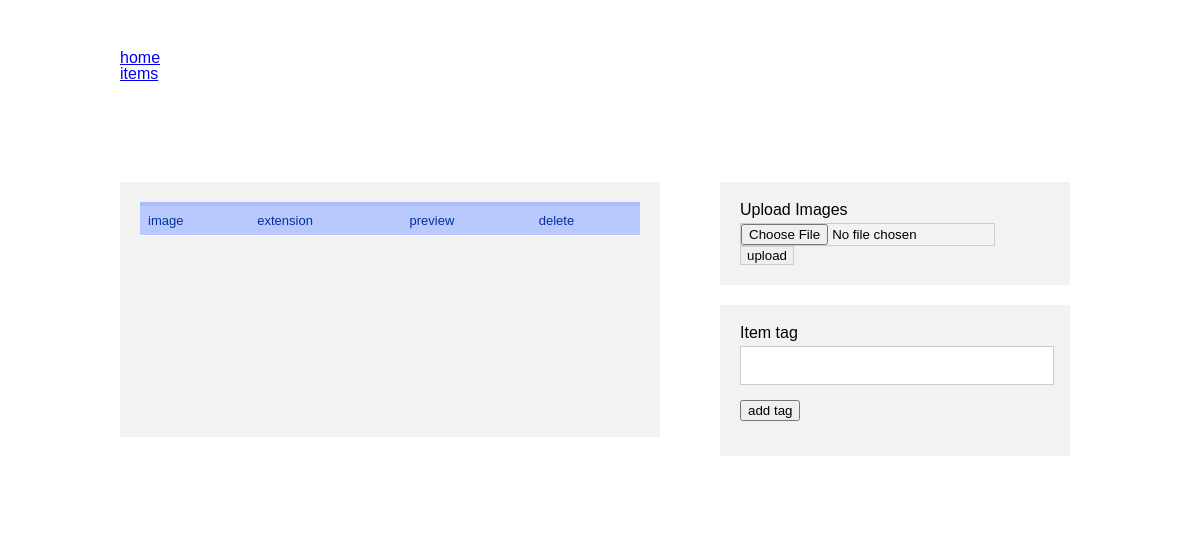
The app's page /admin/update.php?id=845, older data.
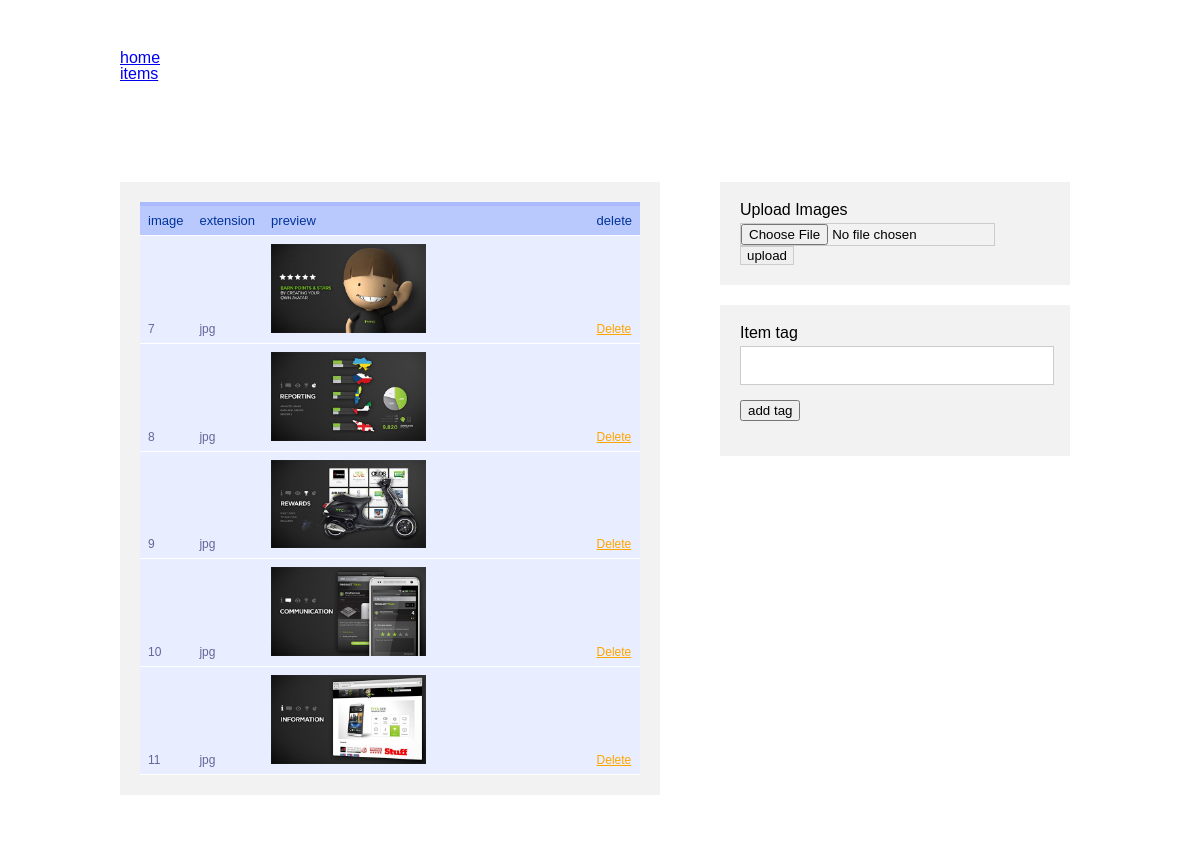
The same page, newer data.
### tables this page shows
CREATE TABLE `images` (
  `id` int(11) NOT NULL AUTO_INCREMENT,
  `type` varchar(100) DEFAULT NULL,
  `extension` varchar(10) DEFAULT NULL,
  PRIMARY KEY (`id`)
);

### admin/update.php (the view, shortened to what this page needs)
<?php
$getid = (int) isset($_GET['id']) ? $_GET['id'] : '';
$sqljoin = "SELECT images.id AS imageid, images.extension AS imagex
            FROM images
            INNER JOIN itemImages
            ON images.id = itemImages.image
            where itemImages.item = " . (int) $getid;
$result = mysql_query($sqljoin);
$images = array ();
while ($row = mysql_fetch_assoc ($result)){
	$image = array ('id' => (int) $row['imageid'],
					'extension' => $row['imagex']);
	$images[] = $image;
}
include 'inc/header.php';
include 'inc/nav.php';
?>
	<section  class="container clearhack updatepage">
		<article>
			<table>
			<thead>
				<tr>
					<th>image</th>
					<th>extension</th>
					<th>preview</th>
					<th>delete</th>
				</tr>
			</thead>
			<tbody>
			<? foreach ($images as $image): ?>
				<tr>
						<td width="10%"><?= $image['id'] ?></td>
						<td width="10%"><?= $image['extension'] ?></td>
						<td width="70%"><img style="width: 50%; height: auto;" src="imgs/<?= $image['id'] ?>.<?= $image['extension'] ?>"></td>
						<td><a href="?id=<?= $getid ?>&action=delete&img=<?= $image['id'] ?>">Delete</a></td>
				</tr>
			<? endforeach ?>
			</tbody>
		</table>
		</article>
		<aside>
			<form action="" method="POST" enctype="multipart/form-data">
				<label>Upload Images</label>
			    <input type="file" name="files[]" />
			    <input type="submit" value="upload">
			</form>
		</aside>
		<aside>
			<form name="posttags" action="" method="POST">
				<div class="inputblock">
					<label>Item tag</label>
					<input type="text" name="tag" value="">
				</div>
				<div class="inputblock">
					<button type="submit" name="type_submit">add tag</button>
				</div>
			</form>
		</aside>
	</section>
</body>
</head>

### admin/inc/header.php (shortened to what this page needs)
<!DOCTYPE html>
<html>
<head>
    <link href="css/reset.css" rel="stylesheet" />
    <link href="css/style.css" rel="stylesheet" />
</head>
<body>

### admin/inc/nav.php
<section class="container clearhack" >
	<header>
		<nav>
			<ul>
				<li><a href="index.php">home</a></li>
				<li><a href="items.php">items</a></li>
			</ul>
		</nav>
	</header>
</section>

### admin/css/style.css (style rules this page uses)
html, body { margin: 0; padding: 0; }
body { font-family: sans-serif; font-size: 16px; }
section { padding: 50px 0; }
article { background: #f2f2f2; width: 500px; float: left; margin-right: 60px; padding: 20px; }
.updatepage article { min-height: 215px; }
aside { background: #f2f2f2; width: 310px; float: left; padding: 20px; margin-bottom: 20px; }
form { width: 100%; }
table { font-family: Sans-Serif; font-size: 12px; text-align: left; border-collapse: collapse; width: 100%; }
table th { font-size: 13px; font-weight: normal; padding: 8px; background: #b9c9fe; border-top: 4px solid #aabcfe; border-bottom: 1px solid #fff; color: #039; }
table td { padding: 8px; background: #e8edff; border-bottom: 1px solid #fff; color: #669; border-top: 1px solid transparent; }
table tr a { color: orange; }
.container { margin: 0 auto; width: 960px; }
.clearhack { zoom: 1; }
.clearhack:before, .clearhack:after { content: ""; display: table; }
.clearhack:after { clear: both; }
.inputblock { margin-bottom: 15px; }
label { display: block; margin-bottom: 5px; }
form input { border: 1px solid #ccc; }
form input[type=text] { width: 93%; height: 35px; font-size: 1em; padding-left: 7%; }

Row changes from the older to the newer data that the page shows:
added images: id "7", extension "jpg", shows a picture
added images: id "8", extension "jpg", shows a picture
added images: id "9", extension "jpg", shows a picture
added images: id "10", extension "jpg", shows a picture
added images: id "11", extension "jpg", shows a picture
